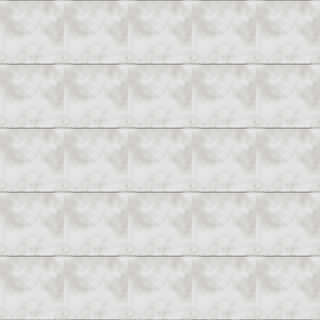

This is a level from a 2D game, rendered from its Tiled map with the project's own tilesets. A one-line summary and the map file follow, with tile-layer data summarised:
An orthogonal 5x5 tile map with 64x64 px tiles, 6 tile layers (background, foreground, portal, trap, ...) and 1 object (startpoint).

<map version="1.0" orientation="orthogonal" width="5" height="5" tilewidth="64" tileheight="64">
 <tileset firstgid="1" source="../textures/grey.tsx" />
 <layer name="background" width="5" height="5">
  <data>[25 cells, 25 non-empty, 4 distinct tile ids]</data>
 </layer>
 <layer name="foreground" width="5" height="5">
  <data>[25 cells, 1 non-empty, 1 distinct tile ids]</data>
 </layer>
 <layer name="portal" width="5" height="5">
  <data>[25 cells, 5 non-empty, 1 distinct tile ids]</data>
 </layer>
 <layer name="trap" width="5" height="5">
  <data>[25 cells, 5 non-empty, 1 distinct tile ids]</data>
 </layer>
 <layer name="exit" width="5" height="5">
  <data>[25 cells, 1 non-empty, 1 distinct tile ids]</data>
 </layer>
 <layer name="fog" width="5" height="5">
  <data>[25 cells, 25 non-empty, 1 distinct tile ids]</data>
 </layer>
 <objectgroup name="player" width="5" height="5">
  <object name="startpoint" x="128" y="128" width="64" height="64">
   <properties>
    <property name="health" value="2" />
   </properties>
  </object>
 </objectgroup>
</map>
